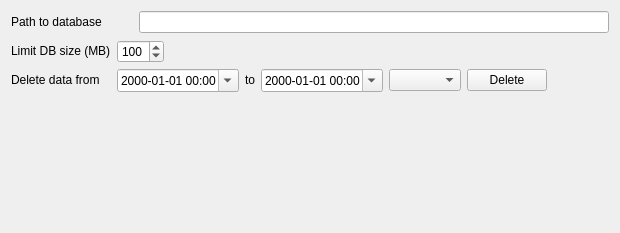
<?xml version="1.0" encoding="UTF-8"?>
<ui version="4.0">
 <class>DatabaseSettings</class>
 <widget class="QWidget" name="DatabaseSettings">
  <property name="geometry">
   <rect>
    <x>0</x>
    <y>0</y>
    <width>620</width>
    <height>233</height>
   </rect>
  </property>
  <property name="windowTitle">
   <string>Form</string>
  </property>
  <layout class="QGridLayout" name="gridLayout">
   <item row="0" column="1" colspan="3">
    <layout class="QHBoxLayout" name="horizontalLayout_3">
     <item>
      <widget class="QToolButton" name="toolButton">
       <property name="enabled">
        <bool>false</bool>
       </property>
       <property name="text">
        <string/>
       </property>
       <property name="icon">
        <iconset resource="../../res.qrc">
         <normaloff>:/katynko/svg/document-open.svg</normaloff>:/katynko/svg/document-open.svg</iconset>
       </property>
       <property name="autoRaise">
        <bool>true</bool>
       </property>
      </widget>
     </item>
     <item>
      <widget class="QLineEdit" name="lePathToDb">
       <property name="readOnly">
        <bool>true</bool>
       </property>
      </widget>
     </item>
    </layout>
   </item>
   <item row="0" column="0">
    <widget class="QLabel" name="label_8">
     <property name="sizePolicy">
      <sizepolicy hsizetype="Fixed" vsizetype="Fixed">
       <horstretch>0</horstretch>
       <verstretch>0</verstretch>
      </sizepolicy>
     </property>
     <property name="text">
      <string>Path to database</string>
     </property>
    </widget>
   </item>
   <item row="3" column="0">
    <spacer name="verticalSpacer_11">
     <property name="orientation">
      <enum>Qt::Vertical</enum>
     </property>
     <property name="sizeHint" stdset="0">
      <size>
       <width>20</width>
       <height>120</height>
      </size>
     </property>
    </spacer>
   </item>
   <item row="1" column="3">
    <spacer name="horizontalSpacer_14">
     <property name="orientation">
      <enum>Qt::Horizontal</enum>
     </property>
     <property name="sizeHint" stdset="0">
      <size>
       <width>420</width>
       <height>20</height>
      </size>
     </property>
    </spacer>
   </item>
   <item row="1" column="2">
    <widget class="QSpinBox" name="sbLimitDBsize">
     <property name="minimum">
      <number>20</number>
     </property>
     <property name="maximum">
      <number>700</number>
     </property>
     <property name="singleStep">
      <number>10</number>
     </property>
     <property name="value">
      <number>100</number>
     </property>
    </widget>
   </item>
   <item row="2" column="0">
    <widget class="QLabel" name="label_10">
     <property name="sizePolicy">
      <sizepolicy hsizetype="Fixed" vsizetype="Fixed">
       <horstretch>0</horstretch>
       <verstretch>0</verstretch>
      </sizepolicy>
     </property>
     <property name="text">
      <string>Delete data from </string>
     </property>
    </widget>
   </item>
   <item row="1" column="0" colspan="2">
    <widget class="QLabel" name="label_9">
     <property name="sizePolicy">
      <sizepolicy hsizetype="Fixed" vsizetype="Fixed">
       <horstretch>0</horstretch>
       <verstretch>0</verstretch>
      </sizepolicy>
     </property>
     <property name="text">
      <string>Limit DB size (MB)</string>
     </property>
    </widget>
   </item>
   <item row="2" column="2" colspan="2">
    <layout class="QHBoxLayout" name="horizontalLayout_2">
     <item>
      <widget class="QDateTimeEdit" name="dteDeleteFrom">
       <property name="enabled">
        <bool>true</bool>
       </property>
       <property name="displayFormat">
        <string>yyyy-MM-dd hh:mm</string>
       </property>
       <property name="calendarPopup">
        <bool>true</bool>
       </property>
      </widget>
     </item>
     <item>
      <widget class="QLabel" name="label_11">
       <property name="sizePolicy">
        <sizepolicy hsizetype="Fixed" vsizetype="Fixed">
         <horstretch>0</horstretch>
         <verstretch>0</verstretch>
        </sizepolicy>
       </property>
       <property name="layoutDirection">
        <enum>Qt::LeftToRight</enum>
       </property>
       <property name="text">
        <string>to</string>
       </property>
       <property name="alignment">
        <set>Qt::AlignRight|Qt::AlignTrailing|Qt::AlignVCenter</set>
       </property>
      </widget>
     </item>
     <item>
      <widget class="QDateTimeEdit" name="dteDeleteTo">
       <property name="enabled">
        <bool>true</bool>
       </property>
       <property name="displayFormat">
        <string>yyyy-MM-dd hh:mm</string>
       </property>
       <property name="calendarPopup">
        <bool>true</bool>
       </property>
      </widget>
     </item>
     <item>
      <widget class="QComboBox" name="cbxDeleteFromDb"/>
     </item>
     <item>
      <widget class="QPushButton" name="pbDeleteDB">
       <property name="text">
        <string>Delete</string>
       </property>
       <property name="icon">
        <iconset resource="../../res.qrc">
         <normaloff>:/katynko/svg/edit-delete.svg</normaloff>:/katynko/svg/edit-delete.svg</iconset>
       </property>
      </widget>
     </item>
     <item>
      <spacer name="horizontalSpacer">
       <property name="orientation">
        <enum>Qt::Horizontal</enum>
       </property>
       <property name="sizeHint" stdset="0">
        <size>
         <width>40</width>
         <height>20</height>
        </size>
       </property>
      </spacer>
     </item>
    </layout>
   </item>
  </layout>
 </widget>
 <resources>
  <include location="../../res.qrc"/>
 </resources>
 <connections/>
</ui>
